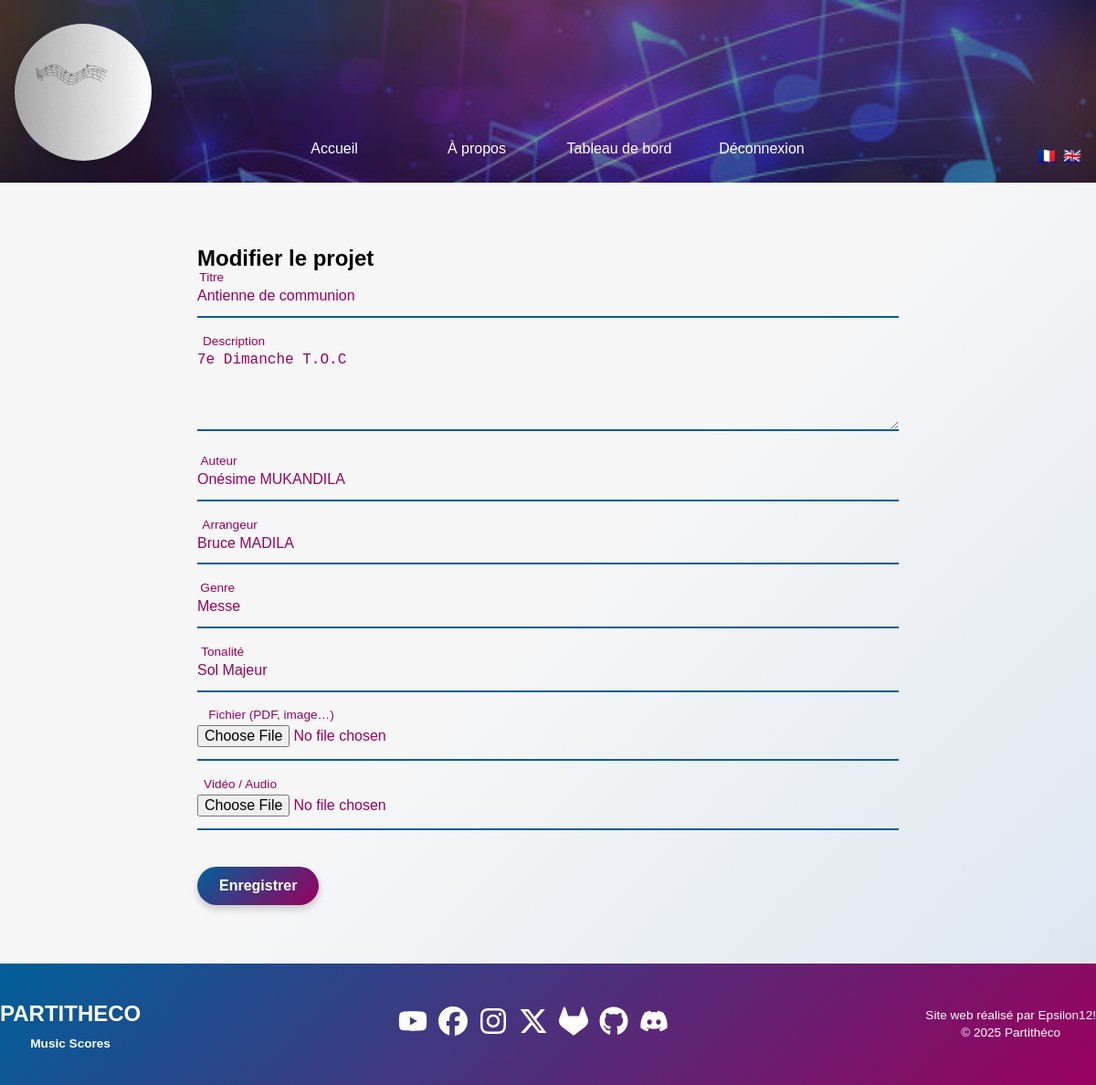
Page /edit.php?id=3&lang=fr (signed in) on the committed database.
### tables this page shows
CREATE TABLE projects (
                id INTEGER PRIMARY KEY AUTOINCREMENT,
                user_id INTEGER NOT NULL,
                title TEXT NOT NULL,
                description TEXT NOT NULL,
                thumbnail TEXT,
                date_publication DATETIME DEFAULT CURRENT_TIMESTAMP, media TEXT, author TEXT, arranger TEXT, genre TEXT, tonality TEXT,
                FOREIGN KEY(user_id) REFERENCES users(id)
            );

### assets/locales/trad.php (called while the page is built, shortened)
<?php
$lang = $_SESSION['lang']
         ?? ($_COOKIE['lang'] ?? 'fr');

### classes/Database.php (called while the page is built, shortened)
<?php
class Database {
    private PDO $pdo;
    public function __construct(string $dbPath = __DIR__ . '/../db.sqlite') {
        $this->pdo = new PDO('sqlite:' . $dbPath);
        $this->pdo->setAttribute(PDO::ATTR_ERRMODE, PDO::ERRMODE_EXCEPTION);
        try {
            $this->pdo->exec("
                CREATE TABLE IF NOT EXISTS users (
                    id       INTEGER PRIMARY KEY AUTOINCREMENT,
                    username TEXT    NOT NULL UNIQUE,
                    email    TEXT    NOT NULL UNIQUE,
                    password TEXT    NOT NULL
                )
            ");
            $this->pdo->exec("
                CREATE TABLE IF NOT EXISTS projects (
                    id               INTEGER PRIMARY KEY AUTOINCREMENT,
                    user_id          INTEGER NOT NULL,
                    title            TEXT    NOT NULL,
                    description      TEXT    NOT NULL,
                    thumbnail        TEXT,
                    media            TEXT,
                    author           TEXT,
                    arranger         TEXT,
                    genre            TEXT,
                    tonality         TEXT,
                    date_publication DATETIME DEFAULT CURRENT_TIMESTAMP,
                    FOREIGN KEY(user_id) REFERENCES users(id)
                )
            ");
            $this->pdo->exec("
                CREATE TABLE IF NOT EXISTS comments (
                    id          INTEGER PRIMARY KEY AUTOINCREMENT,
                    project_id  INTEGER NOT NULL,
                    author      TEXT NOT NULL,
                    content     TEXT NOT NULL,
                    created_at  DATETIME DEFAULT CURRENT_TIMESTAMP,
                    FOREIGN KEY(project_id) REFERENCES projects(id)
                )
            ");
            $this->pdo->exec("
                CREATE TABLE IF NOT EXISTS subscribers (
                    id    INTEGER PRIMARY KEY AUTOINCREMENT,
                    email TEXT NOT NULL UNIQUE,
                    created_at DATETIME DEFAULT CURRENT_TIMESTAMP
                )
            ");
            $existing = $this->pdo
                ->query("PRAGMA table_info(projects)")
                ->fetchAll(PDO::FETCH_COLUMN, 1);
        } catch (PDOException $e) {
            die("Database error: " . $e->getMessage());
        }
    }
    public function getPDO(): PDO {
        return $this->pdo;
    }
}

### classes/Project.php (called while the page is built, shortened)
<?php
class Project {
    private PDO $pdo;
    public function __construct(PDO $pdo) {
        $this->pdo = $pdo;
    }
    public function getProjectById(int $id) {
        $stmt = $this->pdo->prepare("
            SELECT
              p.*,
              u.username AS publisher
            FROM projects p
            JOIN users    u ON p.user_id = u.id
            WHERE p.id = :id
        ");
        $stmt->bindValue(':id', $id, PDO::PARAM_INT);
        $stmt->execute();
        return $stmt->fetch(PDO::FETCH_ASSOC);
    }
}

### edit.php (the view, shortened to what this page needs)
<?php
$projectId = (int)($_GET['id'] ?? 0);
require_once 'classes/Database.php';
require_once 'classes/Project.php';
$db         = new Database();
$projectObj = new Project($db->getPDO());
$project    = $projectObj->getProjectById($projectId);
$title       = $project['title'];
$description = $project['description'];
$author      = $project['author'];
$arranger    = $project['arranger'];
$genre       = $project['genre'];
$tonality    = $project['tonality'];
include 'includes/header.php';
include 'includes/navbar.php';
?>
<main>
  <section class="animated-form create-section">
    <h1>Modifier le projet</h1>
    <?php $delay = 0.1; ?>
    <form action="edit.php?id=<?= $projectId ?>&lang=<?= htmlspecialchars($lang) ?>"
          method="post"
          enctype="multipart/form-data"
          novalidate>
      <div class="form-group" style="--delay:<?= $delay ?>s">
        <input type="text" id="title" name="title"
               placeholder=" " value="<?= htmlspecialchars($title) ?>"
               required maxlength="100">
        <label for="title">Titre</label>
        <div class="form-line"></div><p class="error-message"></p>
      </div>
      <?php $delay += 0.1; ?>
      <div class="form-group" style="--delay:<?= $delay ?>s">
        <textarea id="description" name="description"
                  rows="4" placeholder=" "
                  required><?= htmlspecialchars($description) ?></textarea>
        <label for="description">Description</label>
        <div class="form-line"></div><p class="error-message"></p>
      </div>
      <?php $delay += 0.1; ?>
      <div class="form-group" style="--delay:<?= $delay ?>s">
        <input type="text" id="author" name="author"
               placeholder=" " value="<?= htmlspecialchars($author) ?>">
        <label for="author">Auteur</label>
        <div class="form-line"></div><p class="error-message"></p>
      </div>
      <?php $delay += 0.1; ?>
      <div class="form-group" style="--delay:<?= $delay ?>s">
        <input type="text" id="arranger" name="arranger"
               placeholder=" " value="<?= htmlspecialchars($arranger) ?>">
        <label for="arranger">Arrangeur</label>
        <div class="form-line"></div><p class="error-message"></p>
      </div>
      <?php $delay += 0.1; ?>
      <div class="form-group" style="--delay:<?= $delay ?>s">
        <input type="text" id="genre" name="genre"
               placeholder=" " value="<?= htmlspecialchars($genre) ?>">
        <label for="genre">Genre</label>
        <div class="form-line"></div><p class="error-message"></p>
      </div>
      <?php $delay += 0.1; ?>
      <div class="form-group" style="--delay:<?= $delay ?>s">
        <input type="text" id="tonality" name="tonality"
               placeholder=" " value="<?= htmlspecialchars($tonality) ?>">
        <label for="tonality">Tonalité</label>
        <div class="form-line"></div><p class="error-message"></p>
      </div>
      <?php $delay += 0.1; ?>
      <div class="form-group" style="--delay:<?= $delay ?>s">
        <input type="file" id="file" name="file" placeholder=" ">
        <label for="file">Fichier (PDF, image…)</label>
        <div class="form-line"></div><p class="error-message"></p>
      </div>
      <?php $delay += 0.1; ?>
      <div class="form-group" style="--delay:<?= $delay ?>s">
        <input type="file" id="media" name="media" placeholder=" ">
        <label for="media">Vidéo / Audio</label>
        <div class="form-line"></div><p class="error-message"></p>
      </div>
      <?php $delay += 0.1; ?>
      <button type="submit" class="form-btn" style="--delay:<?= $delay ?>s">
        Enregistrer
      </button>
    </form>
  </section>
</main>
<?php include 'includes/footer.php'; ?>

### assets/css/base.css (style rules this page uses)
:root { --primary-light: #005f99; --text-action: #99005E; --background: #f4f4f4; --font-family: Arial, sans-serif; }
*, *::before, *::after { box-sizing: border-box; margin: 0; padding: 0; }
html, body { height: 100%; }
body { display: flex; flex-direction: column; min-height: 100vh; font-family: var(--font-family); background-color: var(--background); line-height: 1.6; }
main { flex: 1; position: relative; z-index: 0; }
main { background: linear-gradient( 135deg, rgba(255, 255, 255, 0.272) 50%, rgba(220,230,240,0.95) 100% ); }

### assets/css/buttons.css (style rules this page uses)
.btn-primary, .btn-load-more, .newsletter-form button, .comment-form button, .form-btn, #backToTop { display: inline-flex; align-items: center; justify-content: center; gap: 0.5rem; padding: 0.75rem 1.5rem; background: linear-gradient( 135deg, var(--primary-light) 0%, var(--text-action) 100% ); color: #fff; font-weight: 600; font-size: 1rem; border: none; border-radius: 2rem; box-shadow: 0 4px 8px rgba(0,0,0,0.2); cursor: pointer; transition: transform 0.2s ease, box-shadow 0.2s ease, background 0.3s ease; text-decoration: none; }

### assets/css/forms.css (style rules this page uses)
.animated-form { width: 90%; max-width: 800px; margin: 2rem auto; padding: 2rem 1rem; }
.form-group { position: relative; margin-bottom: 1.5rem; opacity: 0; transform: translateY(20px); animation: fadeInUp 0.6s ease-out forwards; animation-delay: var(--delay, 0s); }
.form-group input, .form-group textarea { width: 100%; border: none; border-bottom: 2px solid var(--primary-light); padding: 0.8rem 0; background: transparent; font-size: 1rem; color: var(--text-action); outline: none; }
.form-group input::placeholder, .form-group textarea::placeholder { color: #999; font-style: italic; }
.form-group label { position: absolute; top: 0.8rem; left: 0; font-size: 1rem; color: #666; pointer-events: none; transition: transform 0.3s, font-size 0.3s, color 0.3s; }
.form-group input:focus + label, .form-group input:not(:placeholder-shown) + label, .form-group textarea:focus + label, .form-group textarea:not(:placeholder-shown) + label { transform: translateY(-1.5rem) scale(0.85); color: var(--text-action); }
.form-line { position: absolute; bottom: 0; left: 0; width: 100%; height: 2px; overflow: hidden; }
.form-line::before { content: ""; position: absolute; width: 100%; height: 100%; background: var(--text-action); transform: scaleX(0); transform-origin: left; transition: transform 0.3s ease; }
.form-btn { margin-top: 1rem; }

### rows in the picture
projects: title "Antienne de communion", description "7e Dimanche T.O.C", author "Onésime MUKANDILA", arranger "Bruce MADILA", genre "Messe", tonality "Sol Majeur"

### other values in the picture
$t['nav']['home'] "Accueil"
$t['nav']['about'] "À propos"
$t['nav']['admin'] "Tableau de bord"
$t['nav']['logout'] "Déconnexion"
$t['footer']['credits'] "Site web réalisé par Epsilon12!"
